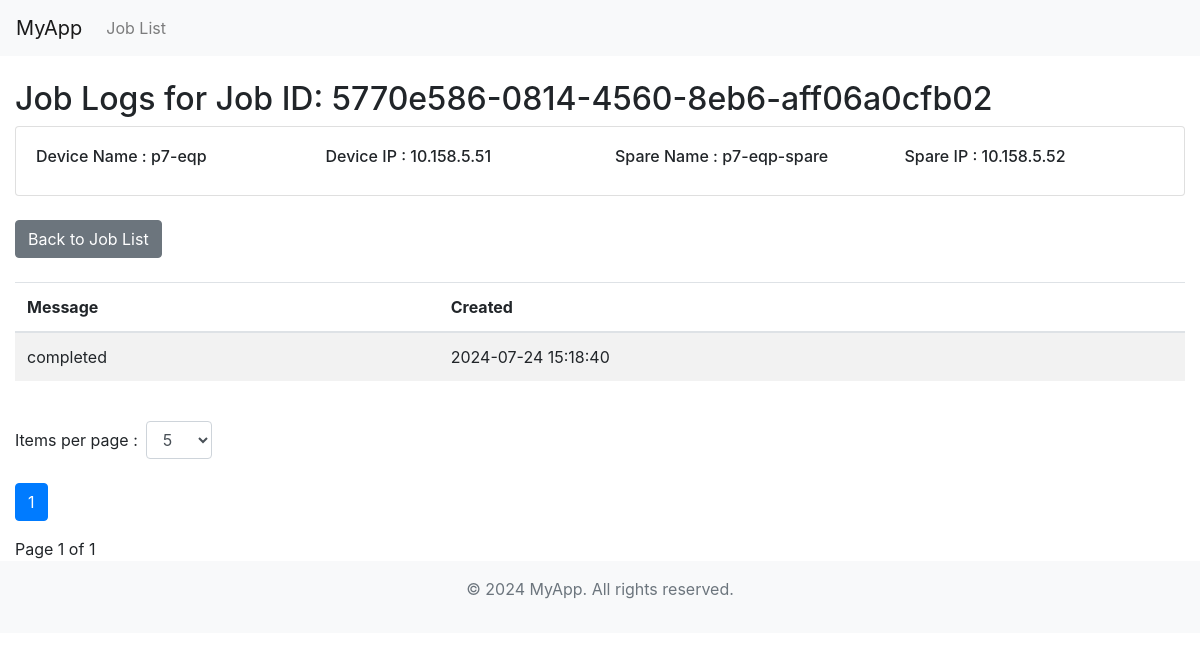
Before: /jobapp/5770e586-0814-4560-8eb6-aff06a0cfb02/joblogs/ with the older database file.
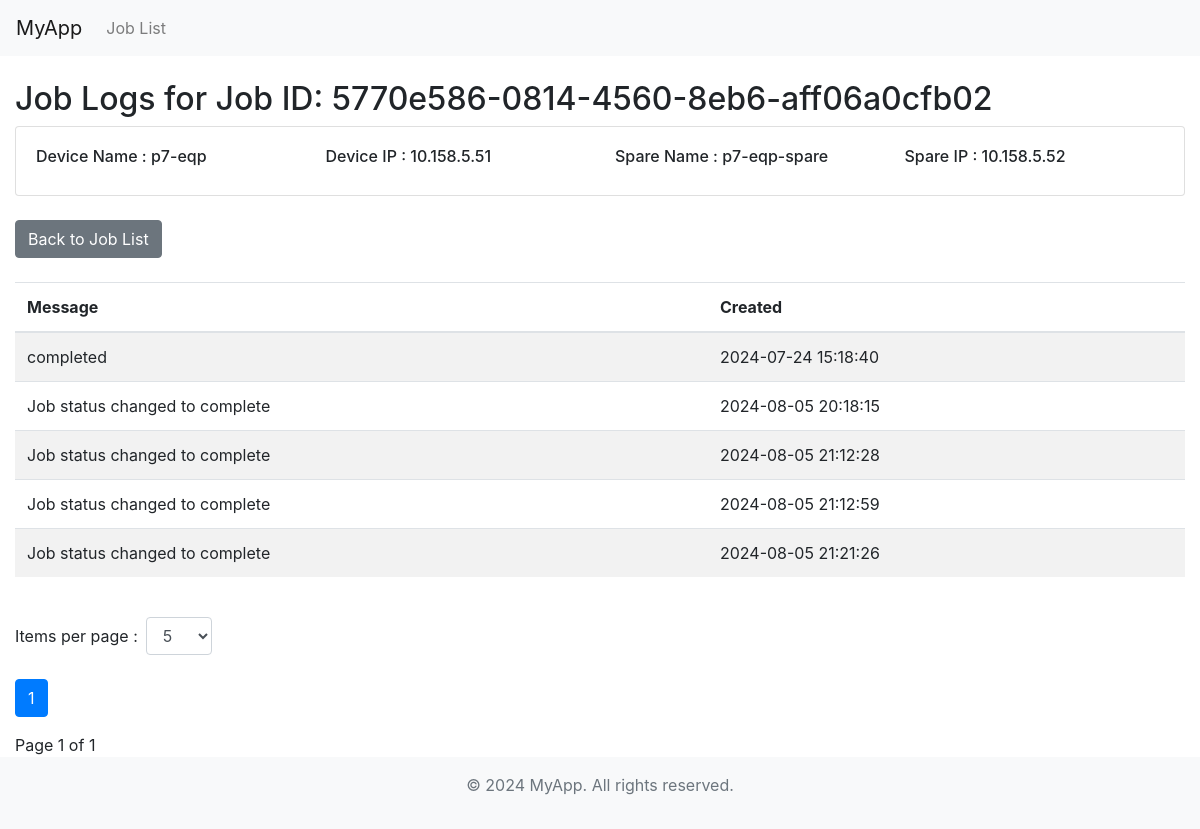
After: the same page with the newer database file.
### jobapp/models.py (models this page shows)
class JobLog(models.Model):
    job = models.ForeignKey(Job, on_delete=models.CASCADE)
    message = models.TextField()
    created = models.DateTimeField(auto_now_add=True)

### jobapp/views.py (the view)
# urls.py: path('<uuid:job_id>/joblogs/', views.JobLogListView.as_view(), name='joblog_list'),
class JobLogListView(ListView):
    model = JobLog
    template_name = 'jobapp/joblog_list.html'
    context_object_name = 'joblogs'
    paginate_by = 5  # Default value
    def get_queryset(self):
        job_id = self.kwargs.get('job_id')
        return JobLog.objects.filter(job_id=job_id).order_by('created')
    def get_context_data(self, **kwargs):
        context = super().get_context_data(**kwargs)
        job_id = self.kwargs.get('job_id')
        job = get_object_or_404(Job, job_id=job_id)
        context['job'] = job
        context['paginate_by'] = self.get_paginate_by(self.get_queryset())
        return context
    def get_paginate_by(self, queryset):
        paginate_by = self.request.GET.get('paginate_by', self.paginate_by)
        try:
            return int(paginate_by)
        except (TypeError, ValueError):
            return self.paginate_by

### jobapp/templates/jobapp/joblog_list.html (shortened to what this page needs)
{% extends 'base.html' %}
{% block content %}
    <h2>Job Logs for Job ID: {{ job.job_id }}</h2>
    <div class="card">
        <div class="card-body">
            <div class="row">
                <div class="col-md-3">
                    <h6>Device Name : {{ job.device_name }}</h6>
                </div>
                <div class="col-md-3">
                    <h6>Device IP :  {{ job.device_ip }}</h6>
                </div>
                <div class="col-md-3">
                    <h6>Spare Name : {{ job.spare_name }}</h6>
                </div>
                <div class="col-md-3">
                    <h6>Spare IP : {{ job.spare_ip }}</h6>
                </div>
            </div>
        </div>
    </div>
    <div class="mt-4">
        <a class="btn btn-secondary" href="{% url 'jobs:job_list' %}">Back to Job List</a>
    </div>
    <div class="mt-4 table-responsive">
        <table class="table table-striped">
            <thead>
                <tr>
                    <th>Message</th>
                    <th>Created</th>
                </tr>
            </thead>
            <tbody>
                {% for log in joblogs %}
                <tr>
                    <td>{{ log.message }}</td>
                    <td>{{ log.created|date:"Y-m-d H:i:s" }}</td>
                </tr>
                {% empty %}
                <tr>
                    <td colspan="2">No logs found for this job.</td>
                </tr>
                {% endfor %}
            </tbody>
        </table>
    </div>
    <div class="mt-4">
        <form method="get" action="" class="form-inline">
            <label class="mr-2"  for="paginate_by">Items per page : </label>
            <select name="paginate_by" id="paginate_by" class="form-control mr-2" onchange="this.form.submit()">
                <option value="5" {% if paginate_by == 5 %}selected{% endif %}>5</option>
            </select>
        </form>
        <br>
        <ul class="pagination">
            {% for num in page_obj.paginator.page_range %}
                {% if num == page_obj.number %}
                    <li class="page-item active" aria-current="page">
                        <span class="page-link">{{ num }}</span>
                    </li>
                {% else %}
                    <li class="page-item">
                        <a class="page-link" href="?page={{ num }}&paginate_by={{ paginate_by }}">{{ num }}</a>
                    </li>
                {% endif %}
            {% endfor %}
        </ul>
        <span>Page {{ page_obj.number }} of {{ page_obj.paginator.num_pages }}</span>
    </div>
{% endblock %}

Changed rows visible on the page:
added JobLog: message "Job status changed to complete", created "2024-08-05 20:18:15"
added JobLog: message "Job status changed to complete", created "2024-08-05 21:12:28"
added JobLog: message "Job status changed to complete", created "2024-08-05 21:12:59"
added JobLog: message "Job status changed to complete", created "2024-08-05 21:21:26"
